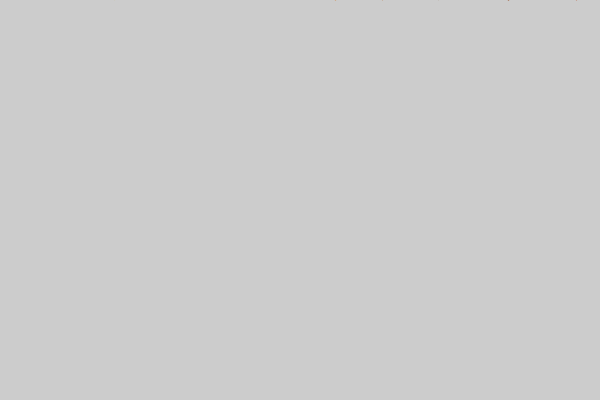
Frame 1 (no input)
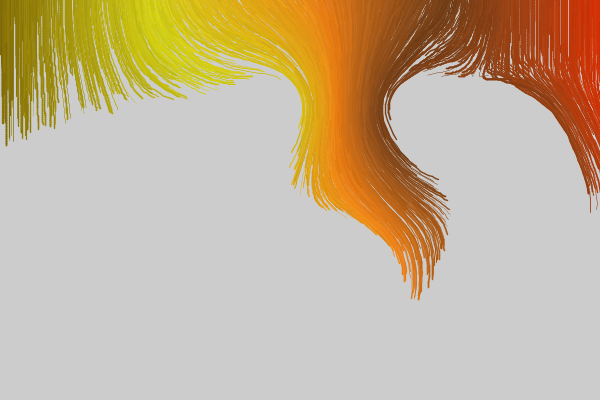
Frame 60 (the mouse pressed at the canvas centre just before this capture)
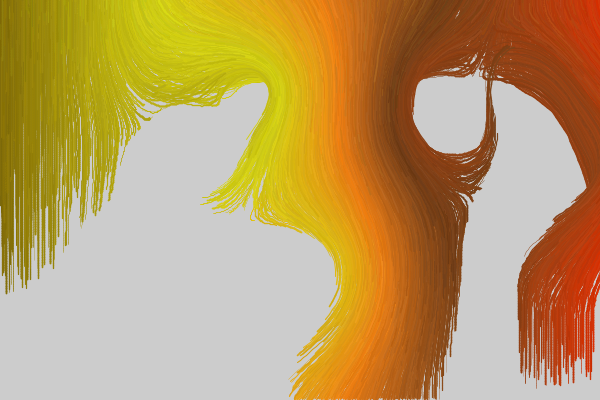
Frame 120 (the mouse held since frame 60 and released just before this capture)

The Processing sketch that drew these frames (run headless with seeded random() and noise(); from frame 60 on, the mouse is pressed at the canvas centre):

// Processing sketch: SandStorm
// ── SandStorm.pde
// Sandstorm project
// version 1.0 - AG 30 April 2009
//

boolean LoopingEnabled;  // true if draw() is being called

Grain [] Sparks;       // the Grains that fall down the screen
Wind [] Gusts;       // the winds that push them around

// Create the graphics window.  Then create the global
// arrays of Sparks and Gusts and initialize them with
// objects.  Turn on the flag that indicates we're looping.
//
void setup() {
   size(600, 400);
   int numSparks = 5000;
   Sparks = new Grain[numSparks];
   for (int i=0; i<numSparks; i++) {
      Sparks[i] = new Grain();
   }
   int numGusts = 8;
   Gusts = new Wind[numGusts];
   for (int i=0; i<numGusts; i++) {
      Gusts[i] = new Wind();
   }
   LoopingEnabled = true;
}

// Draw each Spark and update it.
// Then update all the Gusts.
void draw() {
   for (int i=0; i<Sparks.length; i++) {
      Sparks[i].render();
      Sparks[i].move();
   }
   for (int i=0; i<Gusts.length; i++) {
      Gusts[i].update();
   }
}

// If the user presses a key, stop looping if it's
// enabled, or start again if it's been stopped.
//
void keyPressed() {
   if (LoopingEnabled)  noLoop();
   else loop();
   LoopingEnabled = !LoopingEnabled;
}

// ── Grain.pde
// Grain class
// version 1.0 - AG 30 April 2009
//

class Grain {
   PVector center;       // center location
   float radius;        // size in pixels
   float ch, cs, cb;    // color
   
   PVector oldVelocity;     // movement in last frame
   PVector oldCenter;    // position in last frame

   Grain() {
      fillGrain(true);
   }
  
   // Fill in the Grain with random values.  Pick a point above the
   // screen so that the Grain will take a while to fall.  This is
   // not very efficient!  Assign a color based on the Grain's
   // horizontal position.
   //
   void fillGrain(boolean firstFill) {
      center = new PVector(random(0, width), random(-height, 0));
      if (!firstFill) center.y = 0;
      oldCenter = new PVector(center.x, center.y);
      oldVelocity = new PVector(random(-.02,.02), random(.4, 1.8));
      radius = random(0.25, 2.0);

      float colorSets [] = {   // five hand-picked HSB colors I like
         35, 238, 133,
         42, 231, 210,
         21, 232, 235,
         18, 204, 115,
          9, 248, 210, };

      int colorSteps = int(colorSets.length/3)-1;
      float setWidth = 1.0*width/colorSteps;
      int setNumber = int(center.x/setWidth);
      float a = (center.x - (setNumber * setWidth))/setWidth;
      ch = lerp(colorSets[(setNumber*3)], colorSets[(setNumber*3)+3], a);
      cs = lerp(colorSets[(setNumber*3)+1], colorSets[(setNumber*3)+4], a);
      cb = lerp(colorSets[(setNumber*3)+2], colorSets[(setNumber*3)+5], a);
      
      ch = (ch + (frameCount * .02)) % 255.0;
      cs = constrain(cs+random(-10, 10), 0, 255);
      cb = constrain(cb+random(-10, 10), 0, 255); 
   }
  
   // draw this Grain as a short stroke from the oldCenter to center
   void render() {
      strokeWeight(radius);      
      colorMode(HSB);
      stroke(ch, cs, cb);
      line(oldCenter.x, oldCenter.y, center.x, center.y);
   }
   
   // update the Grain's position.  First, store where it is now into
   // oldCenter.  Take the velocity from the last update and scale it
   // to simulate drag due to the effects of atmosphere.  Add in
   // gravity.  Then add in the total contribution of all wind gusts.
   // move the Grain to the new position.  If it's fallen off the bottom
   // of the screen, recycle it by loading it with new random values.
   void move() {
      // save the current center
      oldCenter.x = center.x;
      oldCenter.y = center.y;

      // reduce the old velocity to account for atmospheric drag
      PVector newVelocity = new PVector(oldVelocity.x, oldVelocity.y);
      newVelocity.mult(.3);

      // start the new effect (in totalWind) with some gravity
      PVector totalWind = new PVector(0, random(1.5, 2.0));

      // add in the effects of each wind gust
      for (int i=0; i<Gusts.length; i++) {
         PVector w = Gusts[i].windAt(center);
         totalWind.add(w);
      }

      // add the new effect (in totalWind) to the old velocity,
      // giving a new velocity.  Add that to the center.
      newVelocity.add(totalWind);
      center.add(newVelocity);
      
      oldVelocity.x = newVelocity.x;
      oldVelocity.y = newVelocity.y;
      

      // if the Grain has fallen below the screen, recycle it.
      if (center.y > height) {
         fillGrain(false);
      }
   }
}
  

// ── Wind.pde
// Wind class
// version 1.0 - AG 30 April 2009
//

class Wind {
   PVector center;    // center of the wind
   PVector velocity;  // speed of the wind itself across the screen
   PVector wind;      // direction of the wind
   float radius;      // radius of wind effect
   float strength;    // strength of the wind

   // create a new object with random values
   Wind() {
      center = new PVector(random(50, width-50), random(50, height-50));
      velocity= new PVector(random(-1, 1), random(-1, 1));
      wind= new PVector(random(-3, 3), random(-1, 1));
      radius = random(40, 220);
      strength = random(-5, 5);
   }

   // find the effect of this wind at this point
   PVector windAt(PVector p) {
      PVector windSum = new PVector(0, 0);  // by default, there's no effect
      float pointToWind = dist(p.x, p.y, center.x, center.y);
      if (pointToWind < radius) {
         // we're inside radius.  Find the strength from the distance
         // of this point to the center.
         float wstrength = map(pointToWind, 0, radius, strength, 0);
         // compute the line perpendicular to the line from
         // the center to this point; that's where the wind is pointing.
         PVector dPoint = new PVector(p.x-center.x, p.y-center.y);
         PVector windDir = new PVector(dPoint.y, -dPoint.x);
         // scale the wind based on its strength at this point
         windDir.normalize();
         windDir.mult(wstrength);
         windSum.add(windDir);
      }
      return(windSum);
   }

   // move the wind around on the screen like a bouncing ball
   void update() {
      center.add(velocity);
      if ((center.x < 0) || (center.x >= width)) {
         velocity.x = -velocity.x;
         center.x += 2*velocity.x;
      }
      if ((center.y < 0) || (center.y >= height)) {
         velocity.y = -velocity.y;
         center.y += 2*velocity.y;
      }
   }
}
